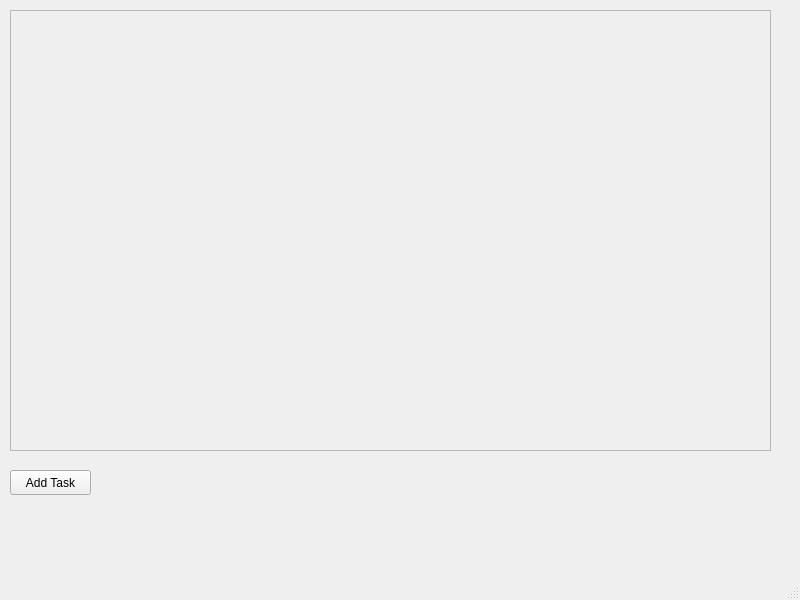
<?xml version="1.0" encoding="UTF-8"?>
<ui version="4.0">
 <class>Todo</class>
 <widget class="QMainWindow" name="Todo">
  <property name="geometry">
   <rect>
    <x>0</x>
    <y>0</y>
    <width>800</width>
    <height>600</height>
   </rect>
  </property>
  <property name="windowTitle">
   <string>MainWindow</string>
  </property>
  <widget class="QWidget" name="centralwidget">
   <widget class="QWidget" name="verticalLayoutWidget">
    <property name="geometry">
     <rect>
      <x>10</x>
      <y>10</y>
      <width>761</width>
      <height>441</height>
     </rect>
    </property>
    <layout class="QVBoxLayout" name="taskContainer">
     <item>
      <widget class="QScrollArea" name="taskScrollArea">
       <property name="widgetResizable">
        <bool>true</bool>
       </property>
       <widget class="QWidget" name="scrollAreaWidgetContents">
        <property name="geometry">
         <rect>
          <x>0</x>
          <y>0</y>
          <width>757</width>
          <height>437</height>
         </rect>
        </property>
       </widget>
      </widget>
     </item>
    </layout>
   </widget>
   <widget class="QPushButton" name="addTaskButton">
    <property name="geometry">
     <rect>
      <x>10</x>
      <y>470</y>
      <width>81</width>
      <height>25</height>
     </rect>
    </property>
    <property name="text">
     <string>Add Task</string>
    </property>
   </widget>
  </widget>
  <widget class="QStatusBar" name="statusbar"/>
 </widget>
 <resources/>
 <connections/>
</ui>
